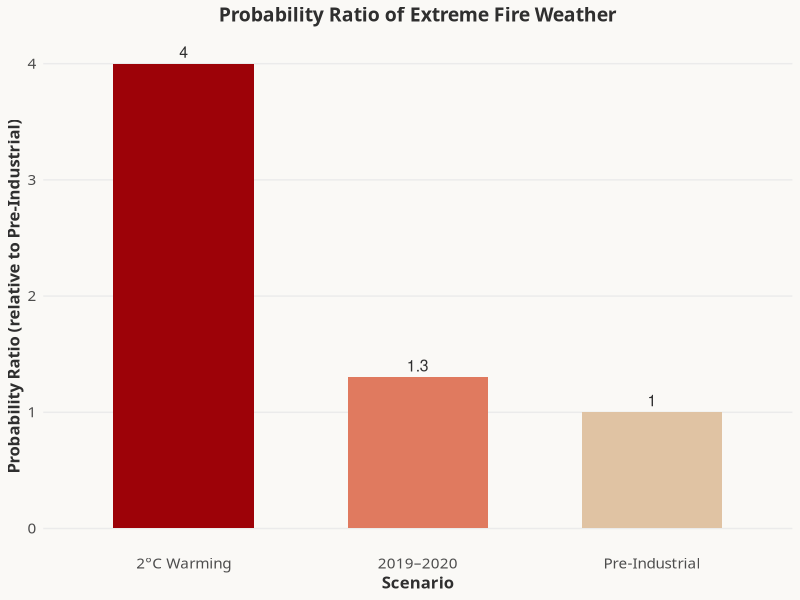

Here is the R script that generated this plot:
## ---- chunk 1
#| label: fig-fire-risk
#| fig-cap: "Probability ratio of extreme fire weather under different climate scenarios. Climate change has increased the likelihood of such events by at least 30% since pre-industrial times, and the risk could quadruple in a 2°C warmer world (simplified from van Oldenborgh et al., 2021)."
#| echo: false
#| warning: false
#| message: false
#| code-fold: true

library(ggplot2)
library(dplyr)

# Hypothetical data for Fire Weather Index probability ratio
# (simplified from van Oldenborgh et al., 2021)
fire_risk_data <- data.frame(
  Scenario = c("Pre-Industrial", "2019–2020", "2°C Warming"),
  Probability_Ratio = c(1.0, 1.3, 4.0)  # 30% increase and 4x future risk
)

# Generate Figure 1: Fire Weather Probability Ratio
p <- ggplot(fire_risk_data, aes(x = Scenario, y = Probability_Ratio, fill = Scenario)) +
  geom_bar(stat = "identity", width = 0.6, color = NA, show.legend = FALSE) +
  geom_text(aes(label = Probability_Ratio),
            vjust = -0.5, color = "#2f2f2f", size = 4) +
  scale_fill_manual(values = c(
    "Pre-Industrial" = "#e0c3a3",   # soft beige
    "2019–2020" = "#e07a5f",       # warm orange-red
    "2°C Warming" = "#9d0208"      # deep fire red
  )) +
  theme_minimal(base_family = "Noto Sans TC") +
  theme(
    plot.background = element_rect(fill = "#faf9f6", color = NA),
    text = element_text(color = "#2f2f2f"),
    axis.title = element_text(size = 12, face = "bold"),
    axis.text = element_text(size = 11),
    plot.title = element_text(size = 14, face = "bold", hjust = 0.5, margin = margin(b = 10)),
    panel.grid.major.x = element_blank(),
    panel.grid.minor = element_blank(),
    legend.position = "none"
  ) +
  labs(
    title = "Probability Ratio of Extreme Fire Weather",
    x = "Scenario",
    y = "Probability Ratio (relative to Pre-Industrial)"
  )

p
